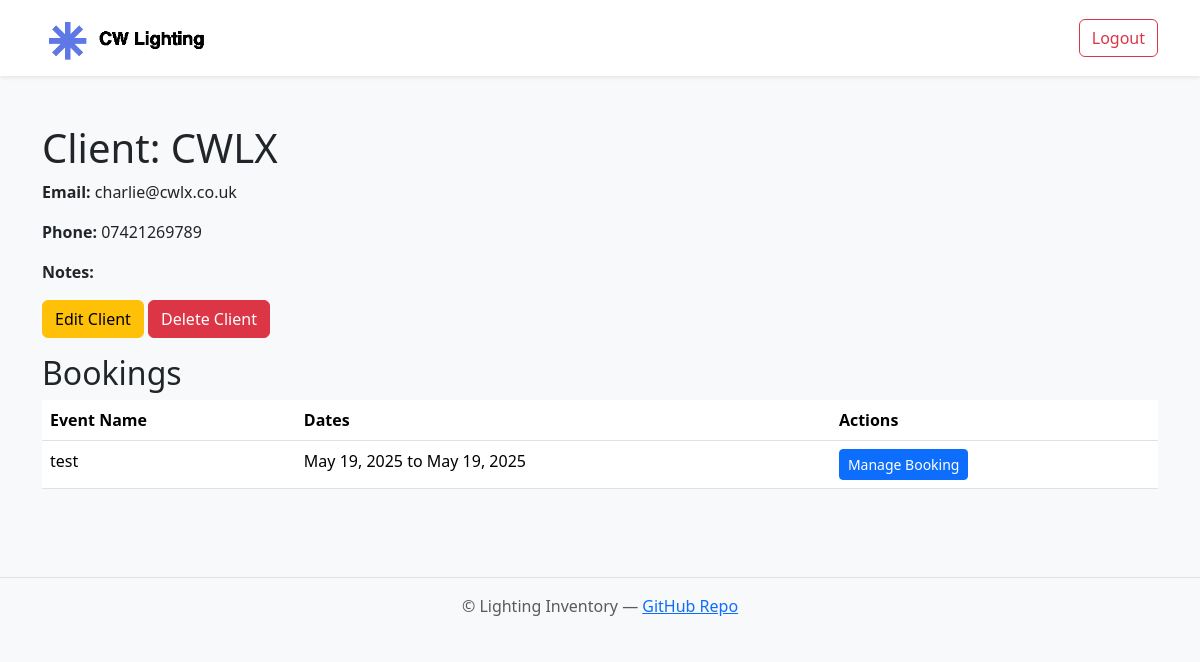
Screenshot of /bookings/clients/1/ (signed in) with the database file from the repository.
### bookings/models.py (models this page shows, shortened)
class Client(models.Model):
    name = models.CharField(max_length=255)
    email = models.EmailField(blank=True, null=True)
    phone = models.CharField(max_length=50, blank=True, null=True)
    notes = models.TextField(blank=True, null=True)

class Booking(models.Model):
    client = models.ForeignKey(Client, on_delete=models.CASCADE)
    event_name = models.CharField(max_length=100)
    start_date = models.DateField()
    end_date = models.DateField()
    notes = models.TextField(blank=True)

### bookings/views.py (the view)
# urls.py: path('clients/<int:client_id>/', views.client_detail, name='client_detail'),
def client_detail(request, client_id):
    client = get_object_or_404(Client, id=client_id)
    bookings = Booking.objects.filter(client=client).order_by('-start_date')
    return render(request, 'bookings/client_detail.html', {
        'client': client,
        'bookings': bookings
    })

### bookings/templates/bookings/client_detail.html (shortened to what this page needs)
{% extends "base.html" %}
{% block content %}
<h1>Client: {{ client.name }}</h1>
<p><strong>Email:</strong> {{ client.email }}</p>
<p><strong>Phone:</strong> {{ client.phone }}</p>
<p><strong>Notes:</strong> {{ client.notes }}</p>
<div class="mb-3">
  <a href="{% url 'bookings:edit_client' client.id %}" class="btn btn-warning">Edit Client</a>
  <form action="{% url 'bookings:delete_client' client.id %}" method="post" style="display:inline;">
    <button type="submit" class="btn btn-danger" onclick="return confirm('Delete this client and all their bookings?');">Delete Client</button>
  </form>
</div>
<h2>Bookings</h2>
<table class="table">
  <thead>
    <tr>
      <th>Event Name</th>
      <th>Dates</th>
      <th>Actions</th>
    </tr>
  </thead>
  <tbody>
    {% for booking in bookings %}
    <tr>
      <td>{{ booking.event_name }}</td>
      <td>{{ booking.start_date }} to {{ booking.end_date }}</td>
      <td>
        <a href="{% url 'bookings:manage_booking' booking.id %}" class="btn btn-sm btn-primary">Manage Booking</a>
      </td>
    </tr>
    {% empty %}
    <tr><td colspan="3">No bookings for this client.</td></tr>
    {% endfor %}
  </tbody>
</table>
{% endblock %}

### rows the page displays
Client: name "CWLX", email "charlie@cwlx.co.uk", phone "07421269789"
Booking: event_name "test", start_date "May 19, 2025", end_date "May 19, 2025"
